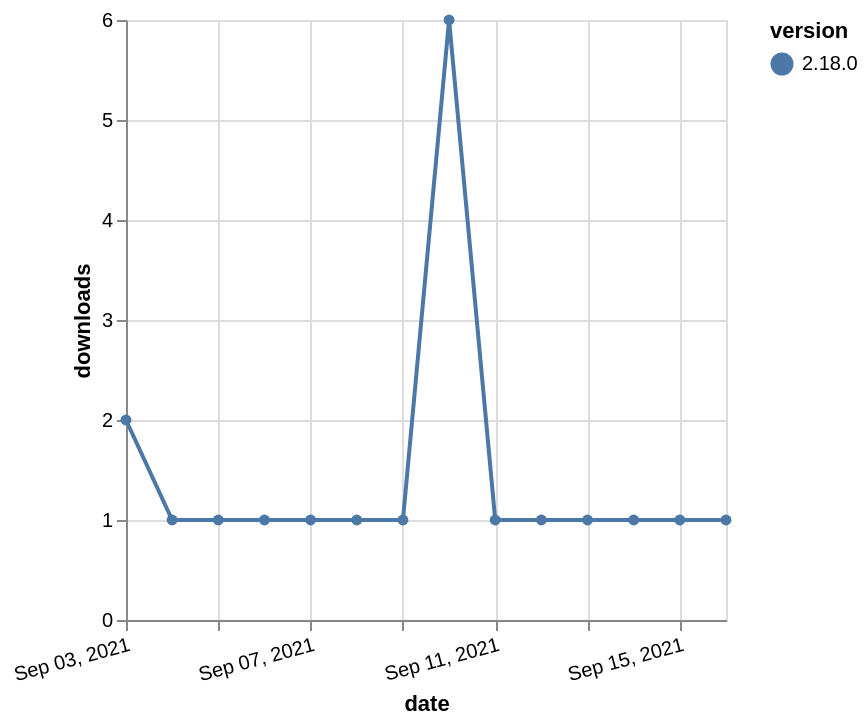

Here is the Vega-Lite specification saved for this chart:
### Vega-Lite specification from a JSON file in a GitHub repository (floating-point values rounded to 4 significant figures)
{"$schema": "https://vega.github.io/schema/vega-lite/v5.json", "description": "A simple bar chart with embedded data.", "data": {"values": [{"date": "2021-09-03", "total": 503, "delta": 2, "version": "2.18.0"}, {"date": "2021-09-04", "total": 504, "delta": 1, "version": "2.18.0"}, {"date": "2021-09-05", "total": 505, "delta": 1, "version": "2.18.0"}, {"date": "2021-09-06", "total": 506, "delta": 1, "version": "2.18.0"}, {"date": "2021-09-07", "total": 507, "delta": 1, "version": "2.18.0"}, {"date": "2021-09-08", "total": 508, "delta": 1, "version": "2.18.0"}, {"date": "2021-09-09", "total": 509, "delta": 1, "version": "2.18.0"}, {"date": "2021-09-10", "total": 515, "delta": 6, "version": "2.18.0"}, {"date": "2021-09-11", "total": 516, "delta": 1, "version": "2.18.0"}, {"date": "2021-09-12", "total": 517, "delta": 1, "version": "2.18.0"}, {"date": "2021-09-13", "total": 518, "delta": 1, "version": "2.18.0"}, {"date": "2021-09-14", "total": 519, "delta": 1, "version": "2.18.0"}, {"date": "2021-09-15", "total": 520, "delta": 1, "version": "2.18.0"}, {"date": "2021-09-16", "total": 521, "delta": 1, "version": "2.18.0"}]}, "width": "container", "mark": {"type": "line", "point": {"filled": true}}, "encoding": {"x": {"field": "date", "type": "temporal", "timeUnit": "yearmonthdate", "title": "date", "axis": {"labelAngle": -15}}, "y": {"field": "delta", "type": "quantitative", "title": "downloads"}, "color": {"field": "version", "type": "nominal"}, "tooltip": {"field": "delta"}}}
